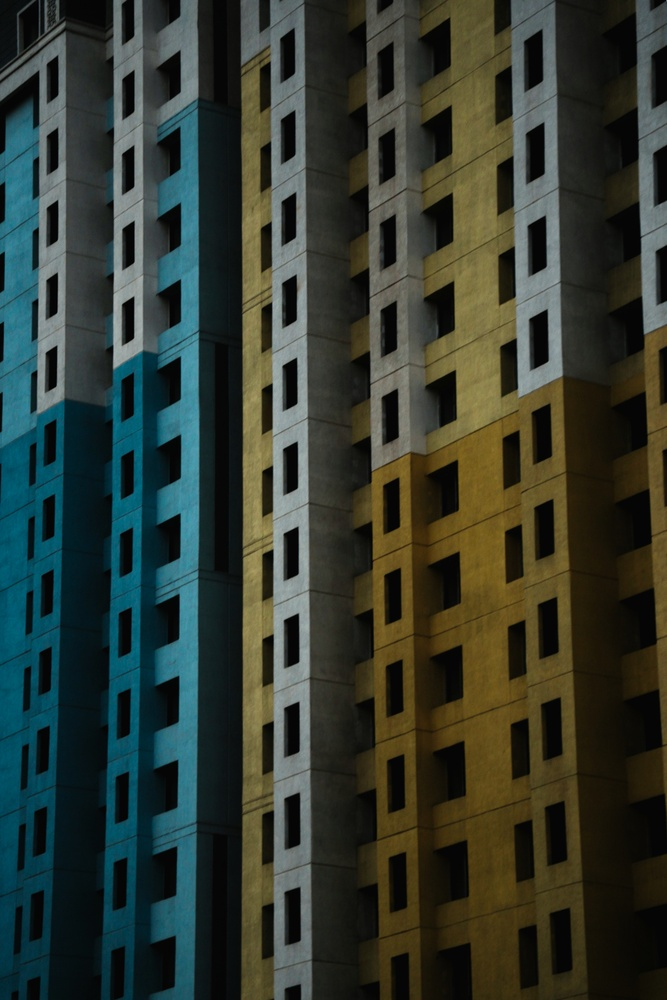
#> input picture building.jpg, 667 x 1000 px, shrunk from 1334 x 2000 before the run
$ jupyter execute rgb_to_bw_converter.ipynb
#> lines starting #> are read from the running program, lines starting #| are printed output that depends on the picture
# RGB to Black and White Image Converter

This notebook demonstrates how to convert an RGB (color) image to black and white (grayscale).

[cell 1]
# Import necessary libraries
from PIL import Image
import matplotlib.pyplot as plt
import numpy as np

## Load an RGB Image

Replace the path below with the path to your image file.

[cell 2]
# Load the RGB image
# Replace 'your_image.jpg' with the path to your image
image_path = 'building.jpg'  # Change this to your image path

try:
    rgb_image = Image.open(image_path)
#> rgb_image is the input picture: PIL image 667x1000 RGB; mean R, G, B 50, 58.1, 48.6
    print(f"Image loaded successfully!")
    print(f"Image size: {rgb_image.size}")
#| Image size: (667, 1000)
    print(f"Image mode: {rgb_image.mode}")
#| Image mode: RGB
except FileNotFoundError:
    print(f"Error: Image file '{image_path}' not found.")
    print("Please update the 'image_path' variable with a valid image path.")
    rgb_image = None

## Display the Original RGB Image

[cell 3]
# Display the original RGB image
if rgb_image is not None:
    plt.figure(figsize=(10, 5))
    plt.subplot(1, 2, 1)
    plt.imshow(rgb_image)
    plt.title('Original RGB Image')
    plt.axis('off')
    plt.show()

## Convert to Black and White (Grayscale)

There are multiple methods to convert RGB to grayscale. We'll use the standard luminance formula.

[cell 4]
# Method 1: Using PIL's convert() function (simplest method)
if rgb_image is not None:
    bw_image = rgb_image.convert('L')  # 'L' mode is grayscale (8-bit pixels, black and white)
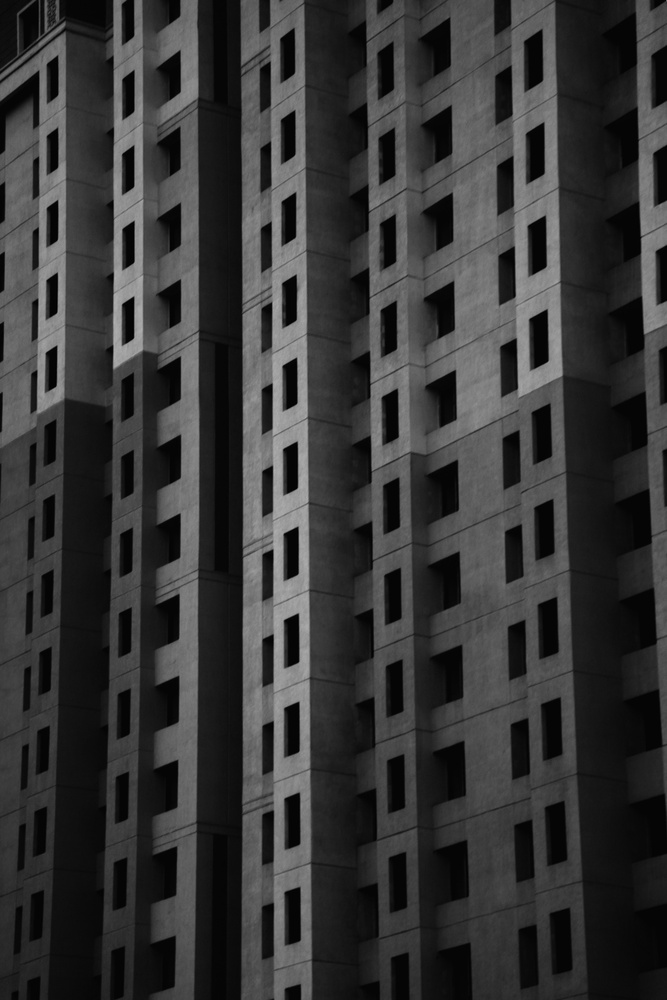
#> bw_image: PIL image 667x1000 L; min 0, max 176, mean 54.6
    print("Image converted to grayscale using PIL's convert() method")

## Alternative Method: Using Luminance Formula

You can also convert manually using the standard luminance formula: `0.299*R + 0.587*G + 0.114*B`

[cell 5]
# Method 2: Manual conversion using luminance formula
if rgb_image is not None:
    # Convert to RGB mode if not already (handles RGBA, P, etc.)
    if rgb_image.mode != 'RGB':
        rgb_image = rgb_image.convert('RGB')

    # Convert to numpy array
    img_array = np.array(rgb_image)

    # Apply luminance formula: 0.299*R + 0.587*G + 0.114*B
    bw_array = np.dot(img_array[...,:3], [0.299, 0.587, 0.114])
    bw_image_manual = Image.fromarray(bw_array.astype('uint8'), mode='L')

    print("Image converted to grayscale using manual luminance formula")

## Display the Results

Compare the original RGB image with the black and white version.

[cell 6]
# Display both images side by side
if rgb_image is not None:
    plt.figure(figsize=(15, 5))

    # Original RGB image
    plt.subplot(1, 3, 1)
    plt.imshow(rgb_image)
    plt.title('Original RGB Image', fontsize=12)
    plt.axis('off')

    # Black and white (PIL method)
    plt.subplot(1, 3, 2)
    plt.imshow(bw_image, cmap='gray')
    plt.title('Black & White (PIL Method)', fontsize=12)
    plt.axis('off')

    # Black and white (Manual method)
    plt.subplot(1, 3, 3)
    plt.imshow(bw_image_manual, cmap='gray')
    plt.title('Black & White (Manual Method)', fontsize=12)
    plt.axis('off')

    plt.tight_layout()
    plt.show()
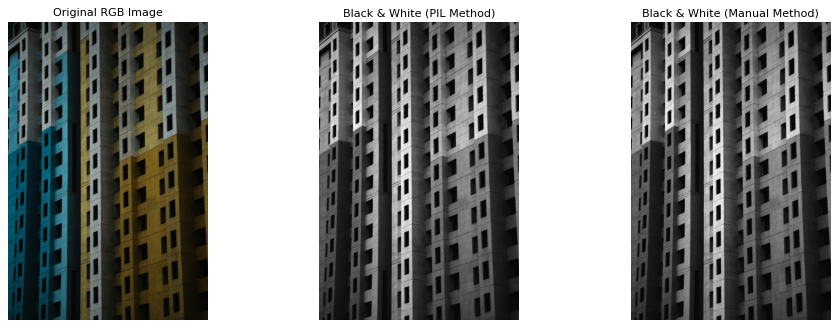
#> figure drawn by matplotlib, 3 panels
